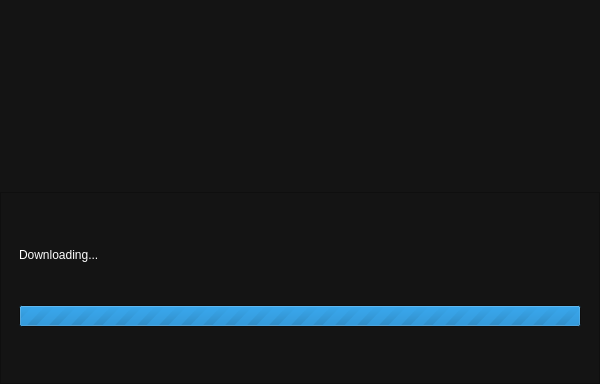
<?xml version="1.0" encoding="UTF-8"?>
<ui version="4.0">
 <class>UpdaterWindow</class>
 <widget class="QMainWindow" name="UpdaterWindow">
  <property name="geometry">
   <rect>
    <x>0</x>
    <y>0</y>
    <width>600</width>
    <height>384</height>
   </rect>
  </property>
  <property name="minimumSize">
   <size>
    <width>600</width>
    <height>384</height>
   </size>
  </property>
  <property name="maximumSize">
   <size>
    <width>600</width>
    <height>384</height>
   </size>
  </property>
  <property name="sizeIncrement">
   <size>
    <width>0</width>
    <height>0</height>
   </size>
  </property>
  <property name="windowTitle">
   <string>Updater</string>
  </property>
  <widget class="QWidget" name="centralwidget">
   <property name="styleSheet">
    <string notr="true"/>
   </property>
   <layout class="QGridLayout" name="gridLayout">
    <property name="leftMargin">
     <number>0</number>
    </property>
    <property name="topMargin">
     <number>0</number>
    </property>
    <property name="rightMargin">
     <number>0</number>
    </property>
    <property name="bottomMargin">
     <number>0</number>
    </property>
    <property name="verticalSpacing">
     <number>0</number>
    </property>
    <item row="0" column="0">
     <widget class="QLabel" name="image">
      <property name="styleSheet">
       <string notr="true">background-color: rgb(20, 20, 20);</string>
      </property>
      <property name="text">
       <string>&lt;html&gt;&lt;head/&gt;&lt;body&gt;&lt;p&gt;&lt;img src=&quot;:/Images/MiFaceStudioSplash.png&quot;/&gt;&lt;/p&gt;&lt;/body&gt;&lt;/html&gt;</string>
      </property>
     </widget>
    </item>
    <item row="2" column="0">
     <widget class="QFrame" name="StatusBar">
      <property name="styleSheet">
       <string notr="true">background-color: rgb(20, 20, 20);</string>
      </property>
      <property name="frameShape">
       <enum>QFrame::StyledPanel</enum>
      </property>
      <property name="frameShadow">
       <enum>QFrame::Raised</enum>
      </property>
      <layout class="QVBoxLayout" name="verticalLayout">
       <property name="leftMargin">
        <number>18</number>
       </property>
       <property name="topMargin">
        <number>18</number>
       </property>
       <property name="rightMargin">
        <number>18</number>
       </property>
       <property name="bottomMargin">
        <number>18</number>
       </property>
       <item>
        <widget class="QLabel" name="UpdateStatus">
         <property name="sizePolicy">
          <sizepolicy hsizetype="Maximum" vsizetype="Maximum">
           <horstretch>0</horstretch>
           <verstretch>0</verstretch>
          </sizepolicy>
         </property>
         <property name="styleSheet">
          <string notr="true">color: rgb(255, 255, 255);</string>
         </property>
         <property name="text">
          <string>Downloading...</string>
         </property>
        </widget>
       </item>
       <item>
        <widget class="QProgressBar" name="progressBar">
         <property name="sizePolicy">
          <sizepolicy hsizetype="Expanding" vsizetype="Fixed">
           <horstretch>0</horstretch>
           <verstretch>0</verstretch>
          </sizepolicy>
         </property>
         <property name="cursor">
          <cursorShape>ArrowCursor</cursorShape>
         </property>
         <property name="styleSheet">
          <string notr="true"/>
         </property>
         <property name="maximum">
          <number>0</number>
         </property>
         <property name="value">
          <number>0</number>
         </property>
         <property name="textVisible">
          <bool>false</bool>
         </property>
         <property name="orientation">
          <enum>Qt::Horizontal</enum>
         </property>
         <property name="invertedAppearance">
          <bool>false</bool>
         </property>
        </widget>
       </item>
      </layout>
     </widget>
    </item>
   </layout>
  </widget>
 </widget>
 <resources>
  <include location="../resources/icons.qrc"/>
 </resources>
 <connections/>
</ui>
